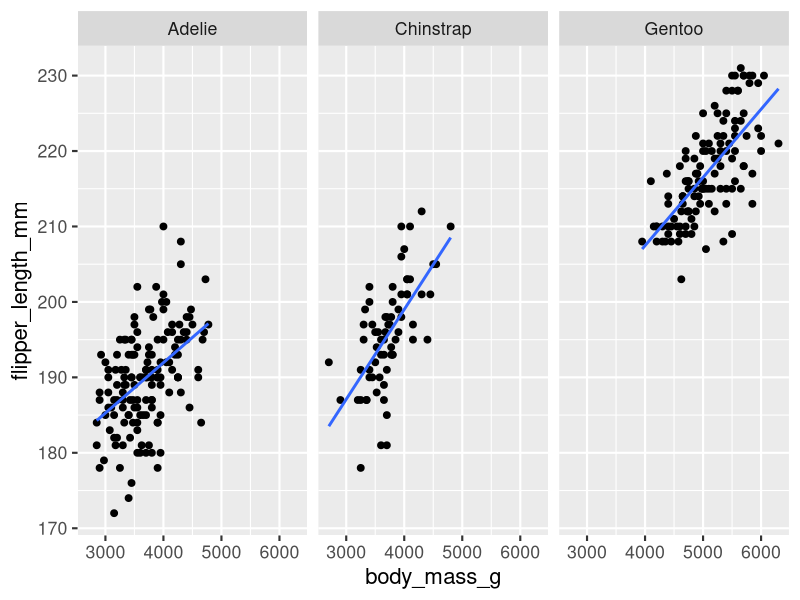

This chart was generated by the following R code:
## ---- chunk 1
options(htmltools.dir.version = FALSE)
knitr::opts_chunk$set(comment = "")

library(tidyverse)
library(here)
library(palmerpenguins)
library(cowplot)
# ggplot2 settings so plots scale well for slide size 
theme_set(theme_gray(16)) # 16 for full width, 18 for half width 
update_geom_defaults("point", list(size = 2)) # 2 for full width, 2.5 for half width
## ---- chunk 2
penguins %>%
  ggplot(aes(body_mass_g, flipper_length_mm)) +
  geom_point() +
  geom_smooth(method = "lm", se = FALSE) +
  facet_wrap(vars(species))
## ---- chunk 3
penguins_adelie <- filter(penguins, species == "Adelie")

lm_out <- lm(flipper_length_mm ~ body_mass_g, data = penguins_adelie)
summary(lm_out)
## ---- chunk 4
penguins %>%
  nest(data = -species) # nest all data except species column
## ---- chunk 5
penguins %>%
  nest(data = -species) %>%
  mutate(
    # apply linear model to each nested data frame
    fit = map(data, ~lm(flipper_length_mm ~ body_mass_g, data = .x))
  )
## ---- chunk 6
lm_data <- penguins %>%
  nest(data = -species) %>%
  mutate(
    # apply linear model to each nested data frame
    fit = map(data, ~lm(flipper_length_mm ~ body_mass_g, data = .x))
  )

lm_data$fit[[1]]  # first model fit, for Adelie species
## ---- chunk 7
summary(lm_data$fit[[1]]) # summarize the first model, which is for Adelie
## ---- chunk 8
summary(lm_out)
## ---- chunk 9
summary(lm_data$fit[[1]]) # summarize the first model, which is for Adelie
## ---- chunk 10
summary(lm_data$fit[[2]]) # second model, Chinstrap
## ---- chunk 11
summary(lm_data$fit[[3]]) # third model, Gentoo
## ---- chunk 12
library(broom)

glance(lm_out)
## ---- chunk 13
library(broom)

tidy(lm_out)
## ---- chunk 14
lm_data
## ---- chunk 15
lm_data %>%
  mutate(
    glance_out = map(fit, glance)
  )
## ---- chunk 16
lm_data %>%
  mutate(
    glance_out = map(fit, ~glance(.x)) # same as just `glance`
  )
## ---- chunk 17
lm_data %>%
  mutate(
    glance_out = map(fit, glance)
  )
## ---- chunk 18
lm_data %>%
  mutate(
    glance_out = map(fit, glance)
  ) %>%
  select(species, glance_out)
## ---- chunk 19
lm_data %>%
  mutate(
    glance_out = map(fit, glance)
  ) %>%
  select(species, glance_out) %>%
  unnest(cols = glance_out)
## ---- chunk 20
lm_summary <- penguins %>%
  nest(data = -species) %>%
  mutate(
    fit = map(data, ~lm(flipper_length_mm ~ body_mass_g, data = .x)),
    glance_out = map(fit, glance)
  ) %>%
  select(species, glance_out) %>%
  unnest(cols = glance_out)

lm_summary
## ---- chunk 21
library(glue)  # for easy text formatting

label_data <- lm_summary %>%
  mutate(
    rsqr = signif(r.squared, 2),  # round to 2 significant digits
    pval = signif(p.value, 2),
    label = glue(
      "R^2 = {rsqr}, P = {pval}"
    ),
    body_mass_g = 6400,
    flipper_length_mm = 175
  ) %>%
  select(species, label, body_mass_g, flipper_length_mm)

label_data
## ---- chunk 22

